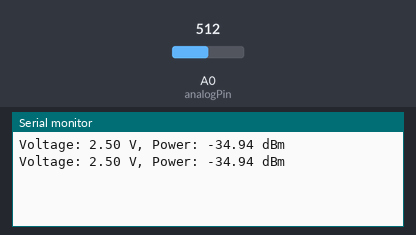
A sketch run on a simulated Arduino Uno, built with avr-gcc and run on an emulated ATmega328P. On the bench: the last lines printed to the serial monitor. Inputs (shaded band) come from the test bench; at power-on: A0 (analogPin) = 512.

Above: at 1.8 s.
1.9 s: A0 (analogPin) set to 716
At 2.8 s:
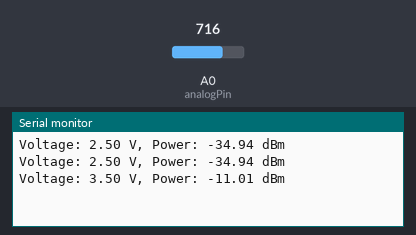
3.4 s: A0 (analogPin) set to 900
At 4.6 s:
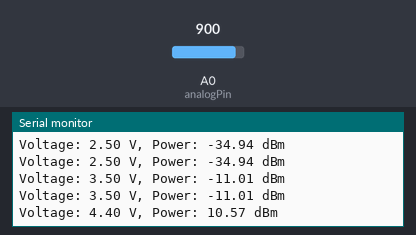
Timing chart, 0 to 6.4 s (numbered marks = the images above; inputs shaded):
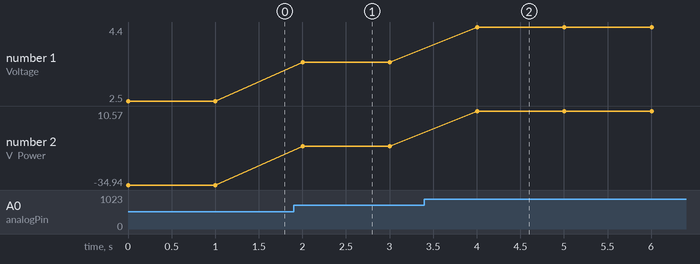

Measured:
- after the input at 1.9 s, the serial monitor: prints a new line after 0.10 s (image 1)
- after the input at 3.4 s, the serial monitor: prints a new line after 0.60 s (image 2)
- plotted number 1: 2.5 → 3.5 after the input at 1.9 s, 3.5 → 4.4 after the input at 3.4 s
- plotted number 2: -34.94 → -11.01 after the input at 1.9 s, -11.01 → 10.57 after the input at 3.4 s

The sketch:

dataread.ino
```cpp
const int analogPin = A0;  // connect telem output to A0
float voltage = 0;
float power_dBm = 0;

void setup() {
  Serial.begin(9600);
}

void loop() {
  int sensorValue = analogRead(analogPin);
  voltage = sensorValue * (5.0 / 1023.0); // analog reading -> voltage
  power_dBm = voltage * (60 / 2.5) - 95; // untuned conversion factor

  Serial.print("Voltage: ");
  Serial.print(voltage);
  Serial.print(" V, Power: ");
  Serial.print(power_dBm);
  Serial.println(" dBm");

  delay(1000); // delay to read easier
}
```
